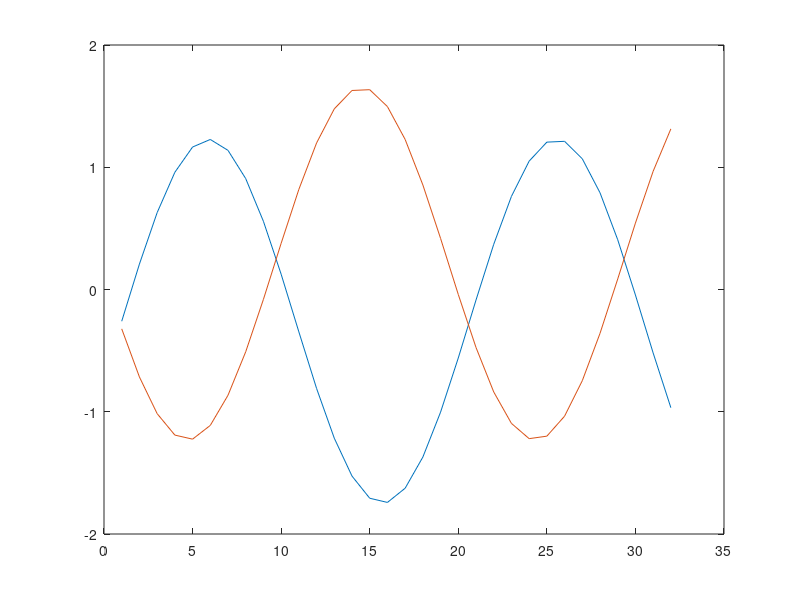

MATLAB code to generate this figure: (Note: this script raises an error after producing the figure.)
% Copyright and terms of use (DO NOT REMOVE):
% The code is made freely available for non-commercial uses only, provided that the copyright 
% header in each file not be removed, and suitable citation(s) (see below) be made for papers 
% published based on the code.
%
% The code is not optimized for speed, and we are not responsible for any errors that might
% occur in the code.
%
% The copyright of the code is retained by the authors.  By downloading/using this code you
% agree to all the terms stated above.
%
%   [1] Lin, J., Keogh, E., Lonardi, S. & Chiu, B. 
%   "A Symbolic Representation of Time Series, with Implications for Streaming Algorithms." 
%   In proceedings of the 8th ACM SIGMOD Workshop on Research Issues in Data Mining and 
%   Knowledge Discovery. San Diego, CA. June 13, 2003. 
%
%
%   [2] Lin, J., Keogh, E., Patel, P. & Lonardi, S. 
%   "Finding Motifs in Time Series". In proceedings of the 2nd Workshop on Temporal Data Mining, 
%   at the 8th ACM SIGKDD International Conference on Knowledge Discovery and Data Mining. 
%   Edmonton, Alberta, Canada. July 23-26, 2002
%
% This function demonstrates that mindist lower-bounds the true euclidean distance
%
% Copyright (c) 2003, Eamonn Keogh, Jessica Lin, Stefano Lonardi, Pranav Patel, Li Wei.  All rights reserved.
%
function mindist_demo

temp = sin(0:0.32:20)';                  % make a long sine wave
time_series_A = temp([1:32]);           % make one test time series from the sine wave
time_series_B = temp([12:43]);          % make another test time series from the sine wave

time_series_A = (time_series_A - mean(time_series_A)) / std(time_series_A);
time_series_B = (time_series_B - mean(time_series_B)) / std(time_series_B);

alphabet_size = 4; % Choose an alphabet size

plot( [time_series_A  time_series_B]) % View the test time series

% Now let us create a SAX representation of the time series
sax_version_of_A = timeseries2symbol(time_series_A,32,8, alphabet_size)
sax_version_of_B = timeseries2symbol(time_series_B,32,8, alphabet_size)

% compute the euclidean distance between the time series
euclidean_distance_A_and_B = sqrt(sum((time_series_A - time_series_B).^2))

% compute the lower bounding distance between the time series
min_dist(sax_version_of_A, sax_version_of_B, alphabet_size,4)
